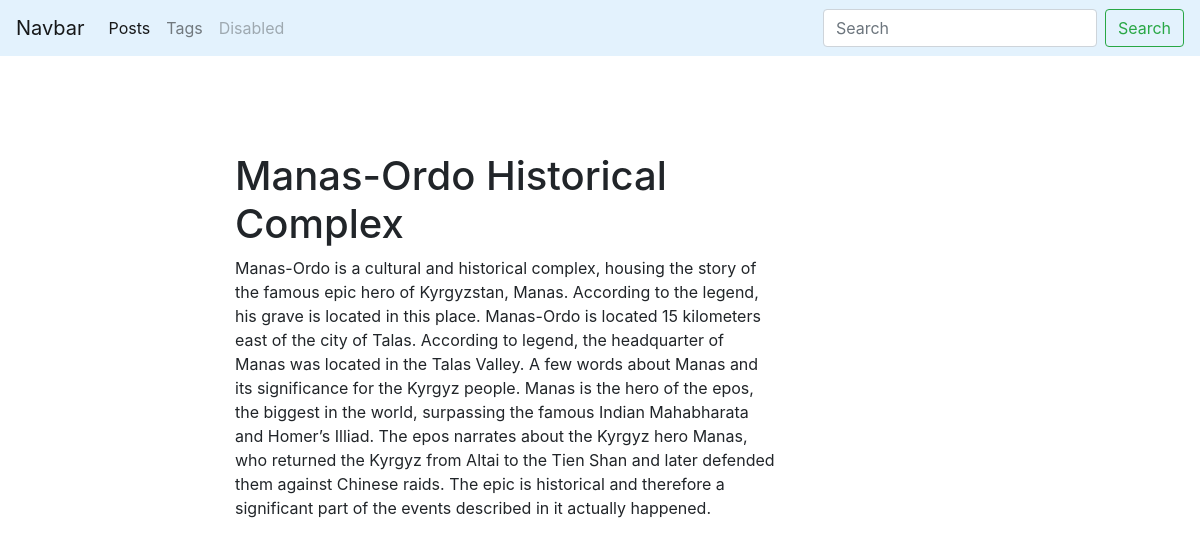
The app's page /blog/post/Manas_Ordo/ with its own data.
### blog/models.py (models this page shows, shortened)
class Post(models.Model):
    title = models.CharField(max_length = 150, db_index = True)
    slug = models.SlugField(max_length =150, unique = True)
    body = models.TextField(blank = True, db_index = True)
    tags = models.ManyToManyField('Tag', blank=True, related_name = 'posts')
    date_pub = models.DateTimeField(auto_now_add = True)

### blog/views.py (the view)
# urls.py: path('post/<str:slug>/', PostDetail.as_view(), name='post_detail_url'),
class PostDetail(ObjectDetailMixin,View):
    model = Post
    template = 'blog/post_detail.html'

### blog/utils.py (called while the page is built)
    def get(self,request, slug):
        obj = get_object_or_404(self.model, slug__iexact= slug)
        return render (request, self.template,
        context = {self.model.__name__.lower() : obj})

### blog/templates/blog/post_detail.html (shortened to what this page needs)
{% extends 'blog/base_blog.html' %}
{% block content %}
  <h1 class = "mt-5">
    {{ post.title }}
  </h1>
  <p>
    {{ post.body }}
  </p>
  {% endblock %}

### records on screen
Post: title "Manas-Ordo Historical Complex", body "Manas-Ordo is a cultural and historical complex, housing the story of the famous epic hero of Kyrgyzstan, Manas. According to the legend, his grave is located in this place. Manas-Ordo is located 15 kilometers east of the city of Talas. According to legend, the headquarter of Manas was located in the Talas Valley. A few words about Manas and its significance for the Kyrgyz people. Manas is the hero of the epos, the biggest in the world, surpassing the famous Indian Mahabharata and Homer’s Illiad. The epos narrates about the Kyrgyz hero Manas, who returned the Kyrgyz from Altai to the Tien Shan and later defended them against Chinese raids. The epic is historical and therefore a significant…"
